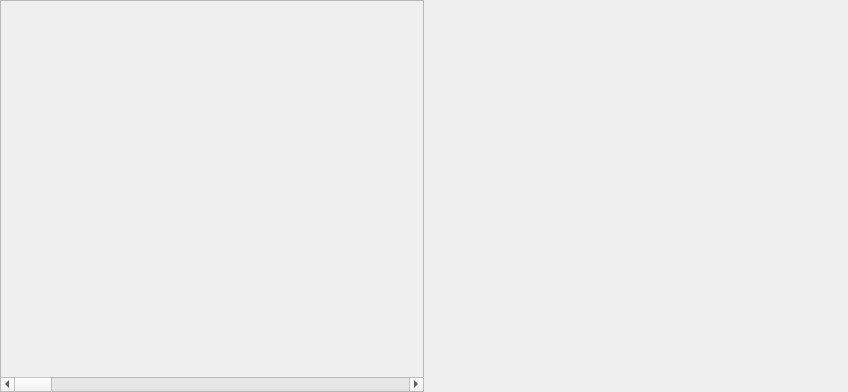
<?xml version="1.0" encoding="UTF-8"?>
<ui version="4.0">
 <class>KPlato::ScrollableChart</class>
 <widget class="QWidget" name="KPlato::ScrollableChart">
  <property name="geometry">
   <rect>
    <x>0</x>
    <y>0</y>
    <width>848</width>
    <height>392</height>
   </rect>
  </property>
  <property name="focusPolicy">
   <enum>Qt::StrongFocus</enum>
  </property>
  <layout class="QHBoxLayout" name="horizontalLayout">
   <property name="spacing">
    <number>0</number>
   </property>
   <property name="leftMargin">
    <number>0</number>
   </property>
   <property name="topMargin">
    <number>0</number>
   </property>
   <property name="rightMargin">
    <number>0</number>
   </property>
   <property name="bottomMargin">
    <number>0</number>
   </property>
   <item>
    <widget class="QFrame" name="frame">
     <property name="frameShape">
      <enum>QFrame::StyledPanel</enum>
     </property>
     <property name="frameShadow">
      <enum>QFrame::Raised</enum>
     </property>
     <layout class="QVBoxLayout" name="verticalLayout">
      <property name="leftMargin">
       <number>0</number>
      </property>
      <property name="topMargin">
       <number>0</number>
      </property>
      <property name="rightMargin">
       <number>0</number>
      </property>
      <property name="bottomMargin">
       <number>0</number>
      </property>
      <item>
       <widget class="KChart::Chart" name="chart" native="true">
        <property name="minimumSize">
         <size>
          <width>100</width>
          <height>100</height>
         </size>
        </property>
        <property name="autoFillBackground">
         <bool>false</bool>
        </property>
       </widget>
      </item>
      <item>
       <widget class="QScrollBar" name="scrollBar">
        <property name="orientation">
         <enum>Qt::Horizontal</enum>
        </property>
       </widget>
      </item>
     </layout>
    </widget>
   </item>
   <item>
    <widget class="KChart::Legend" name="legend" native="true">
     <property name="minimumSize">
      <size>
       <width>0</width>
       <height>50</height>
      </size>
     </property>
    </widget>
   </item>
  </layout>
 </widget>
 <customwidgets>
  <customwidget>
   <class>KChart::Chart</class>
   <extends>QWidget</extends>
   <header location="global">KChartChart.h</header>
   <container>1</container>
  </customwidget>
  <customwidget>
   <class>KChart::Legend</class>
   <extends>QWidget</extends>
   <header location="global">KChartLegend</header>
   <container>1</container>
  </customwidget>
 </customwidgets>
 <resources/>
 <connections/>
</ui>
